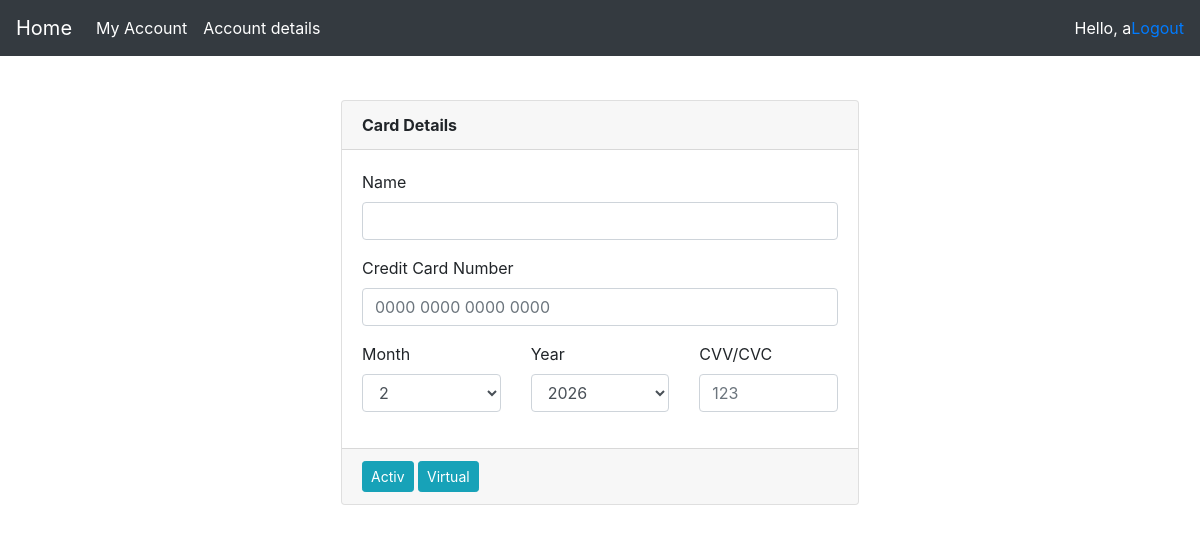
The app's page /card/26 (signed in), older data.
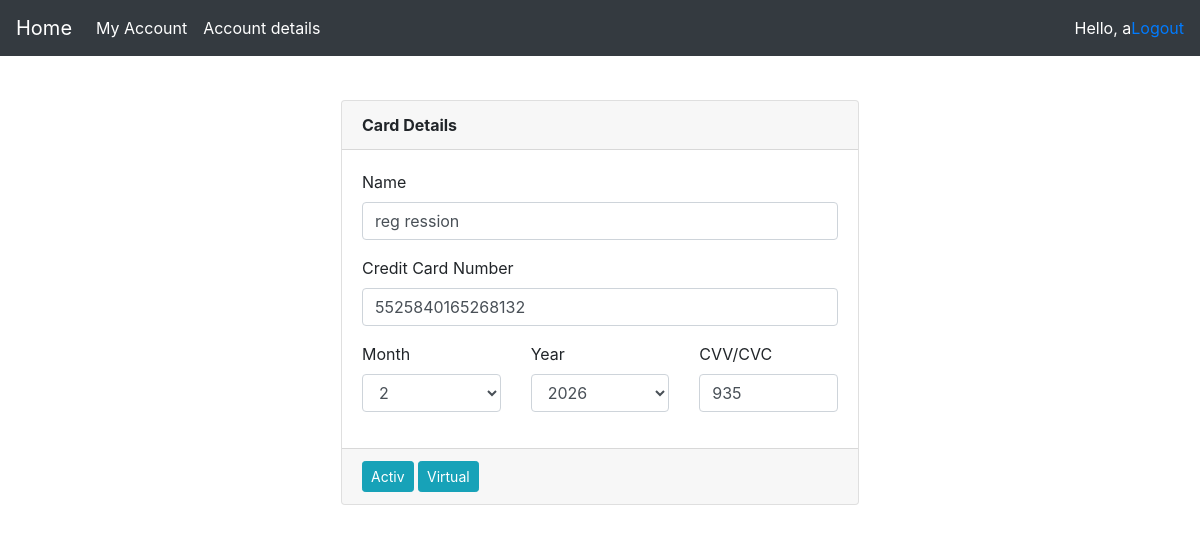
The same page, newer data.
### accounts/models.py (models this page shows)
class Card(models.Model):
    card_number = models.CharField(max_length=16, null=True)
    expiration_date = models.CharField(max_length=5, null=True)
    cvv = models.CharField(max_length=3, null=True)
    card_type = models.BooleanField(default=0) # 0-fizic ; 1-virtual
    card_status = models.BooleanField(default=0) # 0-inactiv ; 1-activ
    pin = models.CharField(max_length=4, null=True)
    banking_account = models.ForeignKey(BankingAccount, null=True, on_delete = models.SET_NULL)

class BankingAccount(models.Model):
    iban = models.CharField(max_length=24, null=True)
    account_type = models.CharField(max_length=15, null=True)
    currency = models.CharField(max_length=5, null=True)
    sold = models.FloatField()
    user = models.ForeignKey(settings.AUTH_USER_MODEL, null=True, on_delete = models.SET_NULL)

### accounts/views.py (the view)
# urls.py: path('card/<int:cardId>', views.card, name='card'),
@login_required(login_url='login')
def card(request, cardId):
    try:
        card = Card.objects.get(id=cardId)
        return render(request, 'accounts/cardDetails.html', {'card': card})
    except:
        return render(request, 'accounts/cardDetails.html', {'message': 'Card does not exist...'})

### accounts/templates/accounts/cardDetails.html (shortened to what this page needs)
{% load static %}
<html>
<head>
  <link rel="stylesheet" href="https://cdn.jsdelivr.net/npm/bootstrap@4.6.1/dist/css/bootstrap.min.css">
  <link rel="stylesheet" href="{% static 'css/style.css' %}">
</head>
<body>
{% include "accounts/navigation.html" %}
<div class="d-flex justify-content-center form_container">
<div class="padding">
    <div class="row">
        <div class="col-sm-12">
            <div class="card">
                <div class="card-header">
                    <strong>Card Details</strong>
                </div>
                <div class="card-body">
                    <div class="row">
                        <div class="col-sm-12">
                            <div class="form-group">
                                <label for="name">Name</label>
                                <input class="form-control" id="name" type="text" placeholder="Enter your name" value="{{card.banking_account.user.first_name}} {{card.banking_account.user.last_name}}">
                            </div>
                        </div>
                    </div>
                    <div class="row">
                        <div class="col-sm-12">
                            <div class="form-group">
                                <label for="ccnumber">Credit Card Number</label>
                                <div class="input-group">
                                    <input class="form-control" type="text" placeholder="0000 0000 0000 0000" autocomplete="email" value="{{card.card_number}}">
                                </div>
                            </div>
                        </div>
                    </div>
                    <div class="row">
                        <div class="form-group col-sm-4">
                            <label for="ccmonth">Month</label>
                            <select class="form-control" id="ccmonth">
                                <option>2</option>
                            </select>
                        </div>
                        <div class="form-group col-sm-4">
                            <label for="ccyear">Year</label>
                            <select class="form-control" id="ccyear">
                                <option>2026</option>
                            </select>
                        </div>
                        <div class="col-sm-4">
                            <div class="form-group">
                                <label for="cvv">CVV/CVC</label>
                                <input class="form-control" id="cvv" type="text" placeholder="123" value="{{card.cvv}}">
                            </div>
                        </div>
                    </div>
                </div>
                <div class="card-footer">
                    <button class="btn btn-sm btn-info" type="button">
                        {% if card.card_status %}
                            Inactiv
                        {% else %}
                            Activ
                        {% endif %}
                    </button>
                    <button class="btn btn-sm btn-info" type="button">
                        {% if card.card_type %}
                            Fizic
                        {% else %}
                            Virtual
                        {% endif %}
                    </button>
                </div>
            </div>
        </div>
    </div>
</div>
</div>
</body>
</html>

Row changes from the older to the newer data that the page shows:
added Card: banking_account.user.first_name "reg ression", card_number "5525840165268132", cvv "935"
